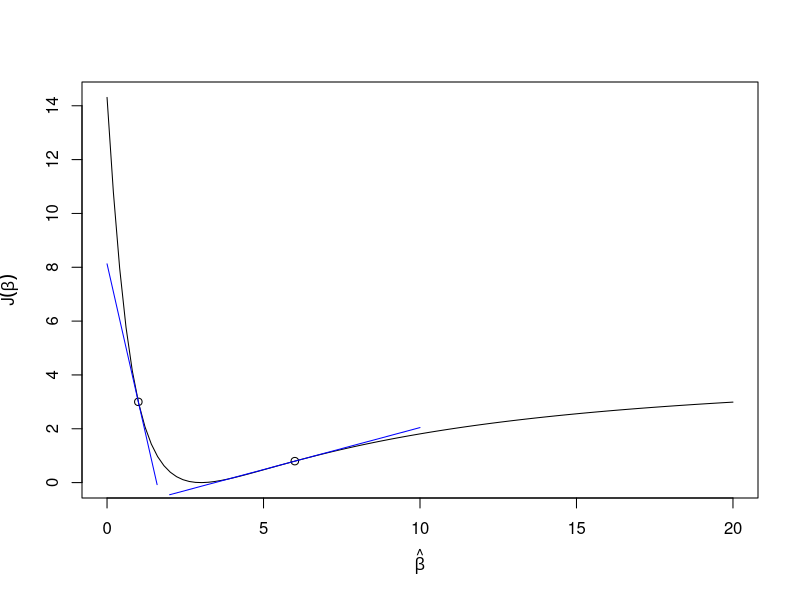

Generate this figure with R:
## ---- chunk 1
#| label: fig-curveWithSlopes
#| fig-cap: "An example $J(\\beta)$ showing tangent lines at two points"
x <- rnorm(100)
y <- 1/(1+exp(-3*x))

# squared error
J <- function(b, x, y)
{
  yhat <- 1/(1+exp(-b*x))
  return( sum((y-yhat)^2) )
}

# derivative of J with respect to b
dJ <- function(b, x, y)
{
  yhat <- 1/(1+exp(-b*x))
  return( sum(-2*(y-yhat)*yhat*(1-yhat)*x) )
}


b <- seq(0,20, length.out=100)
J0 <- sapply(b, function(beta0) J(beta0,x,y))

plot(b,J0, type="l", xlab=expression(hat(beta)), ylab=expression(J(hat(beta))))
points(c(1,6),c(J(1,x,y),J(6,x,y)))
curve(dJ(1,x,y)*(b-1) + J(1,x,y), add = TRUE, col = 'blue', xname="b",
      from=0,to=1.6)
curve(dJ(6,x,y)*(b-6) + J(6,x,y), add = TRUE, col = 'blue', xname="b",
      from=2,to=10)
## ---- chunk 2
p <- 0.1
# newton iterations
for(i in 1:6)
{
  p <- p + p*(1-p)*(3-8*p)/(3-6*p+8*p^2)
  print(p)
}
## ---- chunk 3
f <- function(p)
{
  res <- -(6*log(p)+10*log(1-p))
  attr(res, "gradient") <- -(6/p - 10/(1-p))
  attr(res, "hessian")  <- 6/p^2 + 10/(1-p)^2
  return(res)
}
nlm(f, 0.1)
